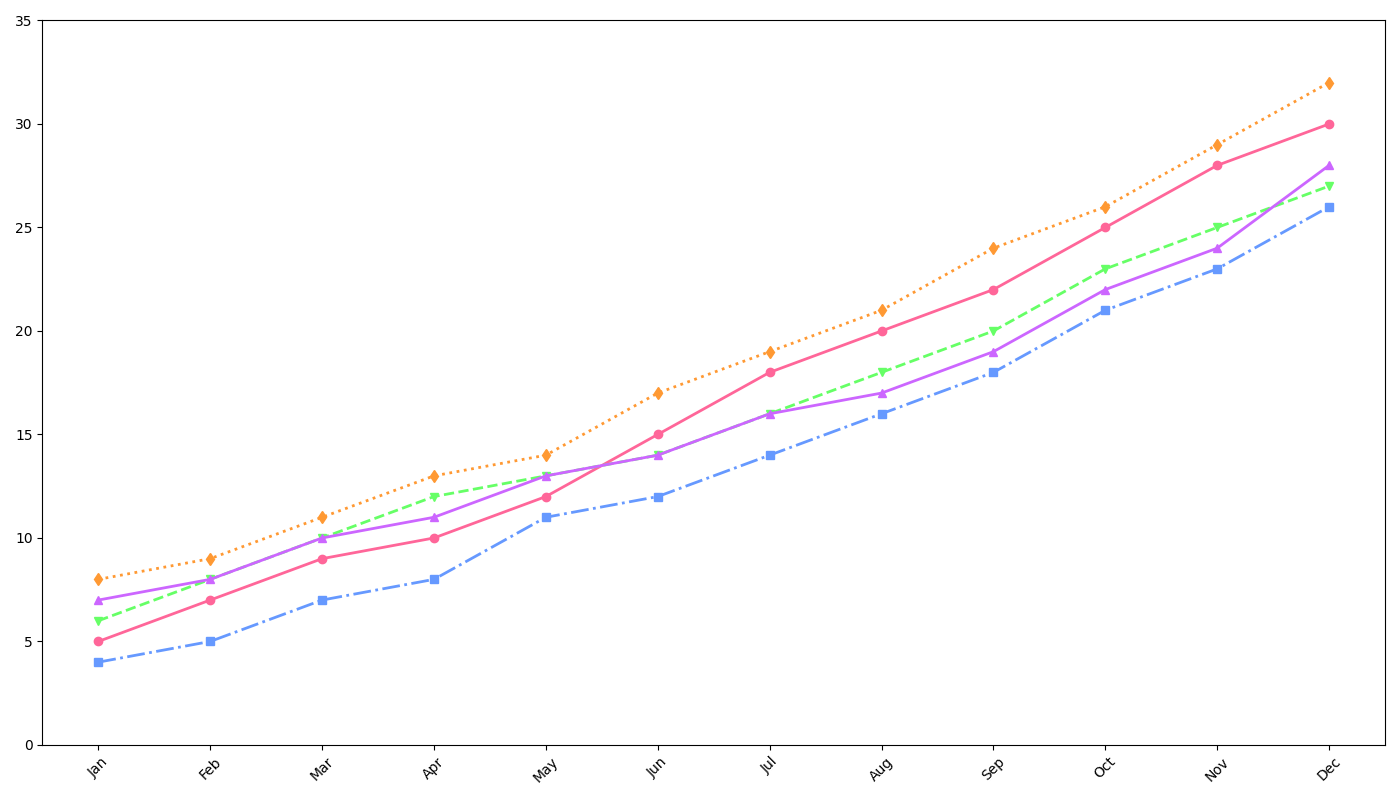

Reproduce this figure in Python.
import matplotlib.pyplot as plt
import numpy as np

months = np.array([
    'Jan', 'Feb', 'Mar', 'Apr', 'May', 'Jun', 
    'Jul', 'Aug', 'Sep', 'Oct', 'Nov', 'Dec'
])

model_alpha_sales = np.array([5, 7, 9, 10, 12, 15, 18, 20, 22, 25, 28, 30])
model_beta_sales = np.array([6, 8, 10, 12, 13, 14, 16, 18, 20, 23, 25, 27])
model_gamma_sales = np.array([4, 5, 7, 8, 11, 12, 14, 16, 18, 21, 23, 26])
model_delta_sales = np.array([8, 9, 11, 13, 14, 17, 19, 21, 24, 26, 29, 32])
model_epsilon_sales = np.array([7, 8, 10, 11, 13, 14, 16, 17, 19, 22, 24, 28])

fig, ax = plt.subplots(figsize=(14, 8))

# Updated set of colors
new_colors = ['#FF6699', '#66FF66', '#6699FF', '#FF9933', '#CC66FF']
linestyles = ['-', '--', '-.', ':', '-']
markers = ['o', 'v', 's', 'd', '^']

for sales, color, linestyle, marker in zip(
    [model_alpha_sales, model_beta_sales, model_gamma_sales, model_delta_sales, model_epsilon_sales],
    new_colors, linestyles, markers):
    
    ax.plot(months, sales, marker=marker, linestyle=linestyle, linewidth=2, color=color)

ax.set_xlim(-0.5, len(months)-0.5)
ax.set_ylim(0, 35)

plt.xticks(np.arange(len(months)), months, rotation=45)
plt.tight_layout()

plt.show()
